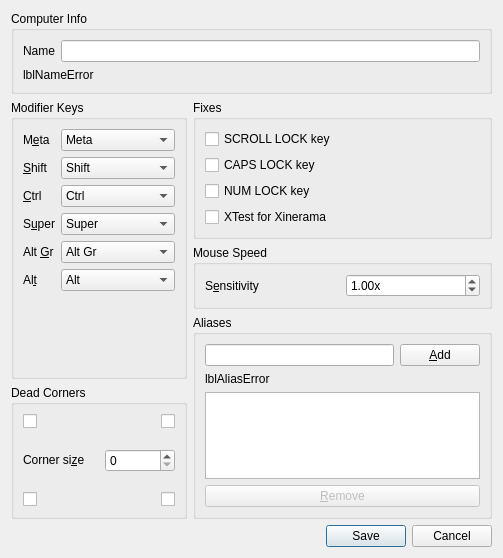
<?xml version="1.0" encoding="UTF-8"?>
<ui version="4.0">
 <class>ScreenSettingsDialog</class>
 <widget class="QDialog" name="ScreenSettingsDialog">
  <property name="geometry">
   <rect>
    <x>0</x>
    <y>0</y>
    <width>503</width>
    <height>558</height>
   </rect>
  </property>
  <property name="windowTitle">
   <string>Computer settings</string>
  </property>
  <layout class="QVBoxLayout" name="_2">
   <item>
    <widget class="QGroupBox" name="groupComputerName">
     <property name="sizePolicy">
      <sizepolicy hsizetype="Preferred" vsizetype="Maximum">
       <horstretch>0</horstretch>
       <verstretch>0</verstretch>
      </sizepolicy>
     </property>
     <property name="title">
      <string>Computer Info</string>
     </property>
     <layout class="QVBoxLayout" name="_3">
      <item>
       <layout class="QHBoxLayout" name="_4">
        <item>
         <widget class="QLabel" name="label_7">
          <property name="sizePolicy">
           <sizepolicy hsizetype="Preferred" vsizetype="Fixed">
            <horstretch>0</horstretch>
            <verstretch>0</verstretch>
           </sizepolicy>
          </property>
          <property name="text">
           <string>Name</string>
          </property>
          <property name="buddy">
           <cstring>lineNameEdit</cstring>
          </property>
         </widget>
        </item>
        <item>
         <widget class="QLineEdit" name="lineNameEdit">
          <property name="sizePolicy">
           <sizepolicy hsizetype="Expanding" vsizetype="Fixed">
            <horstretch>0</horstretch>
            <verstretch>0</verstretch>
           </sizepolicy>
          </property>
          <property name="maxLength">
           <number>255</number>
          </property>
         </widget>
        </item>
       </layout>
      </item>
      <item>
       <widget class="QLabel" name="lblNameError">
        <property name="sizePolicy">
         <sizepolicy hsizetype="Preferred" vsizetype="Fixed">
          <horstretch>0</horstretch>
          <verstretch>0</verstretch>
         </sizepolicy>
        </property>
        <property name="minimumSize">
         <size>
          <width>0</width>
          <height>0</height>
         </size>
        </property>
        <property name="text">
         <string notr="true">lblNameError</string>
        </property>
        <property name="alignment">
         <set>Qt::AlignmentFlag::AlignLeading|Qt::AlignmentFlag::AlignLeft|Qt::AlignmentFlag::AlignVCenter</set>
        </property>
       </widget>
      </item>
     </layout>
    </widget>
   </item>
   <item>
    <layout class="QHBoxLayout" name="layoutOptions">
     <item>
      <layout class="QVBoxLayout" name="layoutLeftSide">
       <item>
        <widget class="QGroupBox" name="groupModifers">
         <property name="title">
          <string>Modifier Keys</string>
         </property>
         <layout class="QFormLayout" name="formLayout_2">
          <item row="0" column="0">
           <widget class="QLabel" name="label_5">
            <property name="maximumSize">
             <size>
              <width>40</width>
              <height>16777215</height>
             </size>
            </property>
            <property name="text">
             <string>M&amp;eta</string>
            </property>
            <property name="buddy">
             <cstring>comboMeta</cstring>
            </property>
           </widget>
          </item>
          <item row="4" column="0">
           <widget class="QLabel" name="label_3">
            <property name="text">
             <string>&amp;Ctrl</string>
            </property>
            <property name="buddy">
             <cstring>comboCtrl</cstring>
            </property>
           </widget>
          </item>
          <item row="6" column="0">
           <widget class="QLabel" name="label_6">
            <property name="text">
             <string>S&amp;uper</string>
            </property>
            <property name="buddy">
             <cstring>comboSuper</cstring>
            </property>
           </widget>
          </item>
          <item row="9" column="0">
           <widget class="QLabel" name="label_4">
            <property name="text">
             <string>Al&amp;t</string>
            </property>
            <property name="buddy">
             <cstring>comboAlt</cstring>
            </property>
           </widget>
          </item>
          <item row="0" column="1">
           <widget class="QComboBox" name="comboMeta">
            <property name="currentIndex">
             <number>3</number>
            </property>
            <item>
             <property name="text">
              <string>Shift</string>
             </property>
            </item>
            <item>
             <property name="text">
              <string>Ctrl</string>
             </property>
            </item>
            <item>
             <property name="text">
              <string>Alt</string>
             </property>
            </item>
            <item>
             <property name="text">
              <string>Meta</string>
             </property>
            </item>
            <item>
             <property name="text">
              <string>Super</string>
             </property>
            </item>
            <item>
             <property name="text">
              <string>Alt Gr</string>
             </property>
            </item>
            <item>
             <property name="text">
              <string>None</string>
             </property>
            </item>
           </widget>
          </item>
          <item row="2" column="1">
           <widget class="QComboBox" name="comboShift">
            <item>
             <property name="text">
              <string>Shift</string>
             </property>
            </item>
            <item>
             <property name="text">
              <string>Ctrl</string>
             </property>
            </item>
            <item>
             <property name="text">
              <string>Alt</string>
             </property>
            </item>
            <item>
             <property name="text">
              <string>Meta</string>
             </property>
            </item>
            <item>
             <property name="text">
              <string>Super</string>
             </property>
            </item>
            <item>
             <property name="text">
              <string>Alt Gr</string>
             </property>
            </item>
            <item>
             <property name="text">
              <string>None</string>
             </property>
            </item>
           </widget>
          </item>
          <item row="2" column="0">
           <widget class="QLabel" name="label_2">
            <property name="maximumSize">
             <size>
              <width>40</width>
              <height>16777215</height>
             </size>
            </property>
            <property name="text">
             <string>&amp;Shift</string>
            </property>
            <property name="buddy">
             <cstring>comboShift</cstring>
            </property>
           </widget>
          </item>
          <item row="9" column="1">
           <widget class="QComboBox" name="comboAlt">
            <property name="currentIndex">
             <number>2</number>
            </property>
            <item>
             <property name="text">
              <string>Shift</string>
             </property>
            </item>
            <item>
             <property name="text">
              <string>Ctrl</string>
             </property>
            </item>
            <item>
             <property name="text">
              <string>Alt</string>
             </property>
            </item>
            <item>
             <property name="text">
              <string>Meta</string>
             </property>
            </item>
            <item>
             <property name="text">
              <string>Super</string>
             </property>
            </item>
            <item>
             <property name="text">
              <string>Alt Gr</string>
             </property>
            </item>
            <item>
             <property name="text">
              <string>None</string>
             </property>
            </item>
           </widget>
          </item>
          <item row="6" column="1">
           <widget class="QComboBox" name="comboSuper">
            <property name="currentIndex">
             <number>4</number>
            </property>
            <item>
             <property name="text">
              <string>Shift</string>
             </property>
            </item>
            <item>
             <property name="text">
              <string>Ctrl</string>
             </property>
            </item>
            <item>
             <property name="text">
              <string>Alt</string>
             </property>
            </item>
            <item>
             <property name="text">
              <string>Meta</string>
             </property>
            </item>
            <item>
             <property name="text">
              <string>Super</string>
             </property>
            </item>
            <item>
             <property name="text">
              <string>Alt Gr</string>
             </property>
            </item>
            <item>
             <property name="text">
              <string>None</string>
             </property>
            </item>
           </widget>
          </item>
          <item row="4" column="1">
           <widget class="QComboBox" name="comboCtrl">
            <property name="currentIndex">
             <number>1</number>
            </property>
            <item>
             <property name="text">
              <string>Shift</string>
             </property>
            </item>
            <item>
             <property name="text">
              <string>Ctrl</string>
             </property>
            </item>
            <item>
             <property name="text">
              <string>Alt</string>
             </property>
            </item>
            <item>
             <property name="text">
              <string>Meta</string>
             </property>
            </item>
            <item>
             <property name="text">
              <string>Super</string>
             </property>
            </item>
            <item>
             <property name="text">
              <string>Alt Gr</string>
             </property>
            </item>
            <item>
             <property name="text">
              <string>None</string>
             </property>
            </item>
           </widget>
          </item>
          <item row="8" column="0">
           <widget class="QLabel" name="labelAltGr">
            <property name="text">
             <string>Alt &amp;Gr</string>
            </property>
            <property name="buddy">
             <cstring>comboAltGr</cstring>
            </property>
           </widget>
          </item>
          <item row="8" column="1">
           <widget class="QComboBox" name="comboAltGr">
            <property name="currentIndex">
             <number>5</number>
            </property>
            <item>
             <property name="text">
              <string>Shift</string>
             </property>
            </item>
            <item>
             <property name="text">
              <string>Ctrl</string>
             </property>
            </item>
            <item>
             <property name="text">
              <string>Alt</string>
             </property>
            </item>
            <item>
             <property name="text">
              <string>Meta</string>
             </property>
            </item>
            <item>
             <property name="text">
              <string>Super</string>
             </property>
            </item>
            <item>
             <property name="text">
              <string>Alt Gr</string>
             </property>
            </item>
            <item>
             <property name="text">
              <string>None</string>
             </property>
            </item>
           </widget>
          </item>
         </layout>
        </widget>
       </item>
       <item>
        <widget class="QGroupBox" name="groupDeadCorners">
         <property name="title">
          <string>Dead Corners</string>
         </property>
         <layout class="QVBoxLayout" name="verticalLayout_2">
          <property name="spacing">
           <number>20</number>
          </property>
          <property name="sizeConstraint">
           <enum>QLayout::SizeConstraint::SetMinAndMaxSize</enum>
          </property>
          <item>
           <layout class="QHBoxLayout" name="layoutDeadCornersTop">
            <item>
             <widget class="QCheckBox" name="chkDeadTopLeft">
              <property name="minimumSize">
               <size>
                <width>0</width>
                <height>0</height>
               </size>
              </property>
              <property name="toolTip">
               <string>Top Left</string>
              </property>
              <property name="autoRepeatInterval">
               <number>100</number>
              </property>
             </widget>
            </item>
            <item>
             <widget class="QCheckBox" name="chkDeadTopRight">
              <property name="minimumSize">
               <size>
                <width>0</width>
                <height>0</height>
               </size>
              </property>
              <property name="toolTip">
               <string>Top Right</string>
              </property>
              <property name="layoutDirection">
               <enum>Qt::LayoutDirection::RightToLeft</enum>
              </property>
             </widget>
            </item>
           </layout>
          </item>
          <item>
           <layout class="QHBoxLayout" name="layoutCornerSize">
            <item>
             <widget class="QLabel" name="label">
              <property name="sizePolicy">
               <sizepolicy hsizetype="Fixed" vsizetype="Fixed">
                <horstretch>0</horstretch>
                <verstretch>0</verstretch>
               </sizepolicy>
              </property>
              <property name="text">
               <string>Corner si&amp;ze</string>
              </property>
              <property name="buddy">
               <cstring>sbSwitchCornerSize</cstring>
              </property>
             </widget>
            </item>
            <item>
             <widget class="QSpinBox" name="sbSwitchCornerSize">
              <property name="sizePolicy">
               <sizepolicy hsizetype="Preferred" vsizetype="Fixed">
                <horstretch>0</horstretch>
                <verstretch>0</verstretch>
               </sizepolicy>
              </property>
              <property name="minimumSize">
               <size>
                <width>70</width>
                <height>0</height>
               </size>
              </property>
             </widget>
            </item>
           </layout>
          </item>
          <item>
           <layout class="QHBoxLayout" name="layoutDeadCornersBottom">
            <item>
             <widget class="QCheckBox" name="chkDeadBottomLeft">
              <property name="minimumSize">
               <size>
                <width>0</width>
                <height>0</height>
               </size>
              </property>
              <property name="toolTip">
               <string>Bottom Left</string>
              </property>
             </widget>
            </item>
            <item>
             <widget class="QCheckBox" name="chkDeadBottomRight">
              <property name="minimumSize">
               <size>
                <width>0</width>
                <height>0</height>
               </size>
              </property>
              <property name="toolTip">
               <string>Bottom Right</string>
              </property>
              <property name="layoutDirection">
               <enum>Qt::LayoutDirection::RightToLeft</enum>
              </property>
             </widget>
            </item>
           </layout>
          </item>
         </layout>
        </widget>
       </item>
      </layout>
     </item>
     <item>
      <layout class="QVBoxLayout" name="layoutRightSide">
        <item>
         <widget class="QGroupBox" name="groupFixes">
          <property name="title">
           <string>Fixes</string>
          </property>
          <layout class="QVBoxLayout" name="verticalLayout_3">
           <item>
            <widget class="QCheckBox" name="chkFixScrollLock">
             <property name="sizePolicy">
              <sizepolicy hsizetype="Minimum" vsizetype="Preferred">
               <horstretch>0</horstretch>
               <verstretch>0</verstretch>
              </sizepolicy>
             </property>
             <property name="text">
              <string>SCROLL LOCK key</string>
             </property>
            </widget>
           </item>
           <item>
            <widget class="QCheckBox" name="chkFixCapsLock">
             <property name="sizePolicy">
              <sizepolicy hsizetype="Minimum" vsizetype="Preferred">
               <horstretch>0</horstretch>
               <verstretch>0</verstretch>
              </sizepolicy>
             </property>
             <property name="text">
              <string>CAPS LOCK key</string>
             </property>
            </widget>
           </item>
           <item>
            <widget class="QCheckBox" name="chkFixNumLock">
             <property name="sizePolicy">
              <sizepolicy hsizetype="Minimum" vsizetype="Preferred">
               <horstretch>0</horstretch>
               <verstretch>0</verstretch>
              </sizepolicy>
             </property>
             <property name="text">
              <string>NUM LOCK key</string>
             </property>
            </widget>
           </item>
           <item>
            <widget class="QCheckBox" name="chkFixXTest">
             <property name="sizePolicy">
              <sizepolicy hsizetype="Minimum" vsizetype="Preferred">
               <horstretch>0</horstretch>
               <verstretch>0</verstretch>
              </sizepolicy>
             </property>
             <property name="text">
              <string>XTest for Xinerama</string>
             </property>
             <property name="checked">
              <bool>false</bool>
             </property>
            </widget>
           </item>
          </layout>
         </widget>
        </item>
        <item>
         <widget class="QGroupBox" name="groupMouseSpeed">
          <property name="sizePolicy">
           <sizepolicy hsizetype="Preferred" vsizetype="Maximum">
            <horstretch>0</horstretch>
            <verstretch>0</verstretch>
           </sizepolicy>
          </property>
          <property name="title">
           <string>Mouse Speed</string>
          </property>
          <layout class="QHBoxLayout" name="layoutMouseSpeed">
           <item>
            <widget class="QLabel" name="labelMouseScale">
             <property name="text">
              <string>S&amp;ensitivity</string>
             </property>
             <property name="buddy">
              <cstring>sbMouseScale</cstring>
             </property>
            </widget>
           </item>
           <item>
            <widget class="QDoubleSpinBox" name="sbMouseScale">
             <property name="sizePolicy">
              <sizepolicy hsizetype="Preferred" vsizetype="Fixed">
               <horstretch>0</horstretch>
               <verstretch>0</verstretch>
              </sizepolicy>
             </property>
             <property name="minimumSize">
              <size>
               <width>70</width>
               <height>0</height>
              </size>
             </property>
             <property name="suffix">
              <string>x</string>
             </property>
             <property name="decimals">
              <number>2</number>
             </property>
             <property name="minimum">
              <double>0.10</double>
             </property>
             <property name="maximum">
              <double>10.00</double>
             </property>
             <property name="singleStep">
              <double>0.10</double>
             </property>
             <property name="value">
              <double>1.00</double>
             </property>
            </widget>
           </item>
          </layout>
         </widget>
        </item>
       <item>
        <widget class="QGroupBox" name="groupAliases">
         <property name="sizePolicy">
          <sizepolicy hsizetype="Preferred" vsizetype="Expanding">
           <horstretch>0</horstretch>
           <verstretch>0</verstretch>
          </sizepolicy>
         </property>
         <property name="title">
          <string>Aliases</string>
         </property>
         <layout class="QVBoxLayout" name="verticalLayout">
          <item>
           <layout class="QHBoxLayout" name="horizontalLayout">
            <item>
             <widget class="QLineEdit" name="lineAddAlias">
              <property name="sizePolicy">
               <sizepolicy hsizetype="Expanding" vsizetype="Fixed">
                <horstretch>0</horstretch>
                <verstretch>0</verstretch>
               </sizepolicy>
              </property>
              <property name="minimumSize">
               <size>
                <width>168</width>
                <height>20</height>
               </size>
              </property>
              <property name="maxLength">
               <number>255</number>
              </property>
             </widget>
            </item>
            <item>
             <widget class="QPushButton" name="btnAddAlias">
              <property name="enabled">
               <bool>true</bool>
              </property>
              <property name="text">
               <string>&amp;Add</string>
              </property>
             </widget>
            </item>
           </layout>
          </item>
          <item>
           <widget class="QLabel" name="lblAliasError">
            <property name="sizePolicy">
             <sizepolicy hsizetype="Minimum" vsizetype="Maximum">
              <horstretch>0</horstretch>
              <verstretch>0</verstretch>
             </sizepolicy>
            </property>
            <property name="minimumSize">
             <size>
              <width>0</width>
              <height>0</height>
             </size>
            </property>
            <property name="maximumSize">
             <size>
              <width>16777215</width>
              <height>16777215</height>
             </size>
            </property>
            <property name="text">
             <string notr="true">lblAliasError</string>
            </property>
            <property name="wordWrap">
             <bool>true</bool>
            </property>
           </widget>
          </item>
          <item>
           <widget class="QListWidget" name="listAliases">
            <property name="sizePolicy">
             <sizepolicy hsizetype="Preferred" vsizetype="Expanding">
              <horstretch>0</horstretch>
              <verstretch>0</verstretch>
             </sizepolicy>
            </property>
            <property name="minimumSize">
             <size>
              <width>0</width>
              <height>0</height>
             </size>
            </property>
            <property name="maximumSize">
             <size>
              <width>16777215</width>
              <height>16777215</height>
             </size>
            </property>
            <property name="selectionMode">
             <enum>QAbstractItemView::SelectionMode::ExtendedSelection</enum>
            </property>
           </widget>
          </item>
          <item>
           <widget class="QPushButton" name="btnRemoveAlias">
            <property name="enabled">
             <bool>false</bool>
            </property>
            <property name="text">
             <string>&amp;Remove</string>
            </property>
           </widget>
          </item>
         </layout>
        </widget>
       </item>
      </layout>
     </item>
    </layout>
   </item>
   <item>
    <widget class="QDialogButtonBox" name="buttonBox">
     <property name="minimumSize">
      <size>
       <width>0</width>
       <height>0</height>
      </size>
     </property>
     <property name="orientation">
      <enum>Qt::Orientation::Horizontal</enum>
     </property>
     <property name="standardButtons">
      <set>QDialogButtonBox::StandardButton::Cancel|QDialogButtonBox::StandardButton::Save</set>
     </property>
    </widget>
   </item>
  </layout>
 </widget>
 <tabstops>
  <tabstop>lineNameEdit</tabstop>
  <tabstop>comboMeta</tabstop>
  <tabstop>comboShift</tabstop>
  <tabstop>comboCtrl</tabstop>
  <tabstop>comboSuper</tabstop>
  <tabstop>comboAltGr</tabstop>
  <tabstop>comboAlt</tabstop>
  <tabstop>chkDeadTopLeft</tabstop>
  <tabstop>chkDeadTopRight</tabstop>
  <tabstop>sbSwitchCornerSize</tabstop>
  <tabstop>chkDeadBottomLeft</tabstop>
  <tabstop>chkDeadBottomRight</tabstop>
  <tabstop>chkFixScrollLock</tabstop>
  <tabstop>chkFixCapsLock</tabstop>
  <tabstop>chkFixNumLock</tabstop>
   <tabstop>chkFixXTest</tabstop>
   <tabstop>sbMouseScale</tabstop>
   <tabstop>lineAddAlias</tabstop>
  <tabstop>btnAddAlias</tabstop>
  <tabstop>listAliases</tabstop>
  <tabstop>btnRemoveAlias</tabstop>
 </tabstops>
 <resources/>
 <connections/>
</ui>
